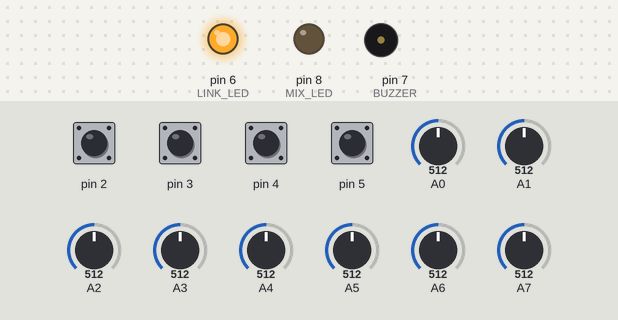
A sketch run on a simulated Arduino Nano, built with avr-gcc and run on an emulated ATmega328P. Shown: output pins drawn as LEDs (lit = HIGH), buzzer (waves = sounding). Inputs (shaded band) come from the test bench; at power-on: pin 2–5 HIGH, A0 = 512, A1 = 512, A2 = 512, A3 = 512, A4 = 512, A5 = 512, A6 = 512, A7 = 512. No radio packets arrive unless stated.

Above: at 1.3 s.
1.4 s: pin 2 pulled LOW for 0.15 s
At 1.9 s:
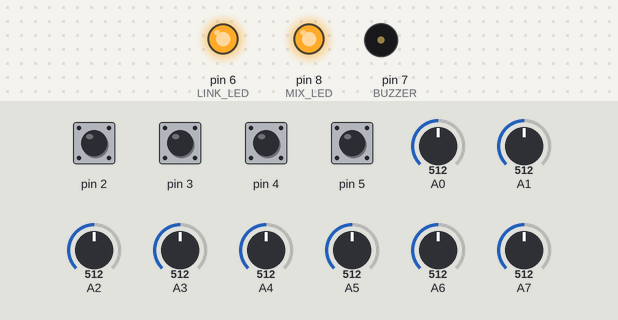
4.5 s: pin 3 pulled LOW for 0.15 s
At 5.24 s:
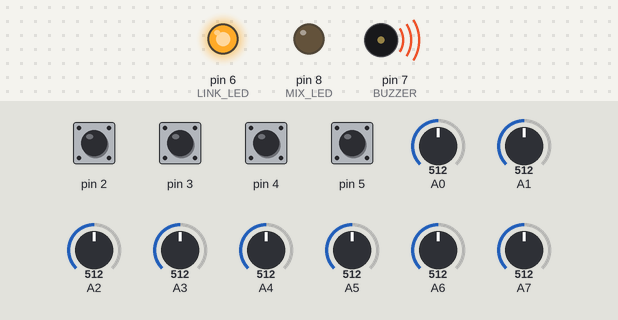
6.8 s: pin 2 pulled LOW for 1 s
At 10.24 s:
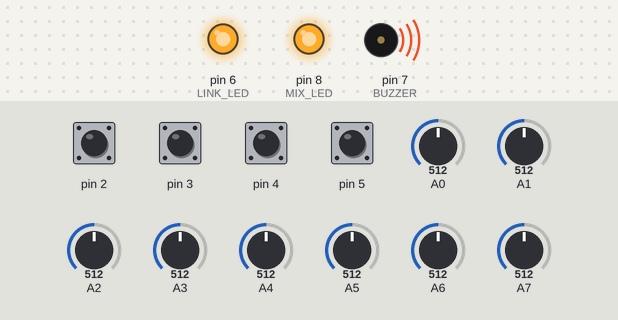
10.8 s: pin 3 pulled LOW for 1 s
At 11.6 s:
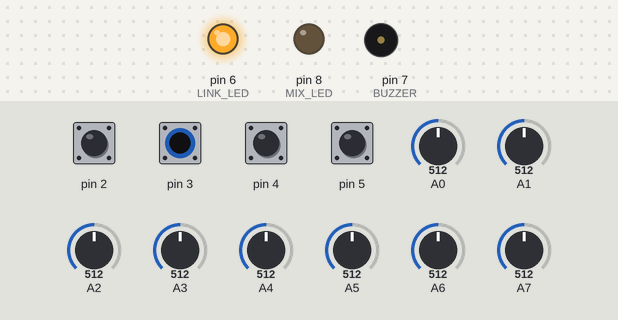
Timing chart, 0 to 13.8 s (numbered marks = the images above; inputs shaded):
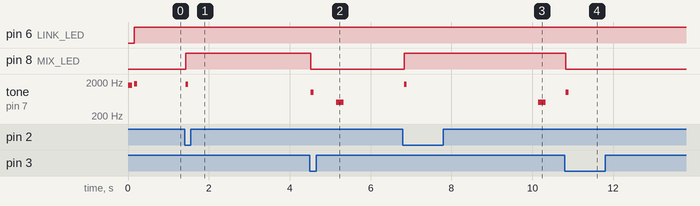

The sketch:

FlightDeck_Transmitter.ino
```cpp
/*
 FLIGHT DECK transmitter Nano
 RF24 library by TMRh20 is required.

 CH1 elevator = joystick 1 Y
 CH2 rudder = joystick 1 X
 CH3 left aileron = joystick 2 X
 CH4 right aileron = joystick 2 Y
 CH5 throttle = slider
 CH6/CH7 = potentiometers
 CH8 = parachute event
 D2/D3 = mix ON/OFF, D4 = parachute, D5 = spare
*/
#include <SPI.h>
#include <nRF24L01.h>
#include <RF24.h>

RF24 radio(9, 10);
const byte ADDRESS[6] = "FD001";

const uint8_t MIX_ON=2, MIX_OFF=3, PARACHUTE=4, SPARE=5;
const uint8_t LINK_LED=6, BUZZER=7, MIX_LED=8;
const float TX_DIVIDER_RATIO=2.0f;
const float LOW_BATTERY_V=7.0f;

struct __attribute__((packed)) ControlPacket {
  uint8_t version;
  uint16_t sequence;
  int16_t elevator;
  int16_t rudder;
  int16_t leftAileron;
  int16_t rightAileron;
  uint16_t throttle;
  uint16_t pot1;
  uint16_t pot2;
  uint8_t mixEnabled;
  uint8_t parachuteEvent;
  uint8_t spareEvent;
  uint16_t txBatteryMv;
};

struct __attribute__((packed)) TelemetryPacket {
  uint8_t version;
  uint16_t sequence;
  uint16_t rxBatteryMv;
  uint16_t txBatteryMv;
  int16_t pitchCdeg;
  int16_t rollCdeg;
  int16_t temperatureCdeg;
  uint8_t mixConfirmed;
  uint8_t flags;
  uint8_t parachuteReported;
};

struct Button {
  uint8_t pin;
  bool stable;
  bool lastRaw;
  unsigned long changed;

  void begin(uint8_t p) {
    pin=p; pinMode(pin, INPUT_PULLUP);
    stable=false; lastRaw=false; changed=millis();
  }

  bool pressedEvent() {
    bool raw=digitalRead(pin)==LOW;
    if(raw!=lastRaw) { lastRaw=raw; changed=millis(); }
    if(millis()-changed>25 && raw!=stable) {
      stable=raw;
      return stable;
    }
    return false;
  }

  bool held() { return stable; }
};

ControlPacket packet{};
TelemetryPacket telemetry{};
Button bMixOn,bMixOff,bParachute,bSpare;
bool mixEnabled=false, linkLost=true, lowBattery=false;
uint8_t parachuteEvent=0, spareEvent=0;
uint16_t sequence=0;
unsigned long lastSend=0, lastAck=0, lastAlert=0;

int16_t axis(uint8_t pin) {
  long v=map(analogRead(pin),0,1023,-1000,1000);
  if(abs(v)<35) v=0;
  return constrain(v,-1000,1000);
}

uint16_t level(uint8_t pin) {
  return constrain(map(analogRead(pin),0,1023,0,1000),0,1000);
}

float txVoltage() {
  return analogRead(A7)*5.0f/1023.0f*TX_DIVIDER_RATIO;
}

void beep(uint16_t hz,uint16_t ms) { tone(BUZZER,hz,ms); }

void buttons() {
  if(bMixOn.pressedEvent() && !bMixOff.held()) { mixEnabled=true; beep(1700,70); }
  if(bMixOff.pressedEvent() && !bMixOn.held()) { mixEnabled=false; beep(1000,70); }

  if(bParachute.pressedEvent()) {
    parachuteEvent++;
    if(parachuteEvent==0) parachuteEvent=1;
    beep(2200,120);
  }

  if(bSpare.pressedEvent()) {
    spareEvent++;
    if(spareEvent==0) spareEvent=1;
    beep(1300,70);
  }
}

void fillPacket() {
  float v=txVoltage();
  packet.version=1;
  packet.sequence=sequence++;
  packet.elevator=axis(A1);
  packet.rudder=axis(A0);
  packet.leftAileron=axis(A2);
  packet.rightAileron=axis(A3);
  packet.throttle=level(A6);
  packet.pot1=level(A4);
  packet.pot2=level(A5);
  packet.mixEnabled=mixEnabled;
  packet.parachuteEvent=parachuteEvent;
  packet.spareEvent=spareEvent;
  packet.txBatteryMv=(uint16_t)constrain((long)(v*1000.0f),0L,65535L);
  lowBattery=(v>0.1f && v<LOW_BATTERY_V);
}

void readTelemetry() {
  if(radio.isAckPayloadAvailable()) {
    radio.read(&telemetry,sizeof(telemetry));
    if(telemetry.version==1) lastAck=millis();
  }
}

void setupRadio() {
  if(!radio.begin()) {
    beep(300,1000);
    while(true) digitalWrite(LINK_LED,(millis()/150)%2);
  }
  radio.setChannel(108);
  radio.setDataRate(RF24_250KBPS);
  radio.setPALevel(RF24_PA_HIGH);
  radio.setRetries(3,5);
  radio.setAutoAck(true);
  radio.enableAckPayload();
  radio.openWritingPipe(ADDRESS);
  radio.openReadingPipe(1,ADDRESS);
  radio.stopListening();
}

void alerts() {
  bool lost=millis()-lastAck>900;
  if(lost!=linkLost) {
    linkLost=lost;
    beep(lost?650:1800,lost?350:80);
    lastAlert=millis();
  }

  if(lowBattery && millis()-lastAlert>5000) {
    beep(500,180); lastAlert=millis();
  }

  digitalWrite(MIX_LED,mixEnabled);
  digitalWrite(LINK_LED,linkLost ? (millis()/300)%2 : HIGH);
}

void setup() {
  pinMode(LINK_LED,OUTPUT); pinMode(MIX_LED,OUTPUT); pinMode(BUZZER,OUTPUT);
  bMixOn.begin(MIX_ON); bMixOff.begin(MIX_OFF);
  bParachute.begin(PARACHUTE); bSpare.begin(SPARE);
  setupRadio();
  beep(1600,100); delay(140); beep(2100,120);
  lastAck=millis();
}

void loop() {
  buttons();

  if(millis()-lastSend>=40) {
    lastSend=millis();
    fillPacket();
    if(radio.write(&packet,sizeof(packet))) lastAck=millis();
    readTelemetry();
  }

  alerts();
}
```

Measured:
- after the input at 1.4 s, pin 8 (MIX_LED): LOW → HIGH at once; tone on pin 7 (BUZZER): silent → 1700 Hz at once, → silent 0.07 s later
- after the input at 4.5 s, pin 8 (MIX_LED): HIGH → LOW at once
- after the input at 6.8 s, pin 8 (MIX_LED): LOW → HIGH at once
- after the input at 10.8 s, pin 8 (MIX_LED): HIGH → LOW at once; tone on pin 7 (BUZZER): silent → 1000 Hz at once, → silent 0.07 s later
